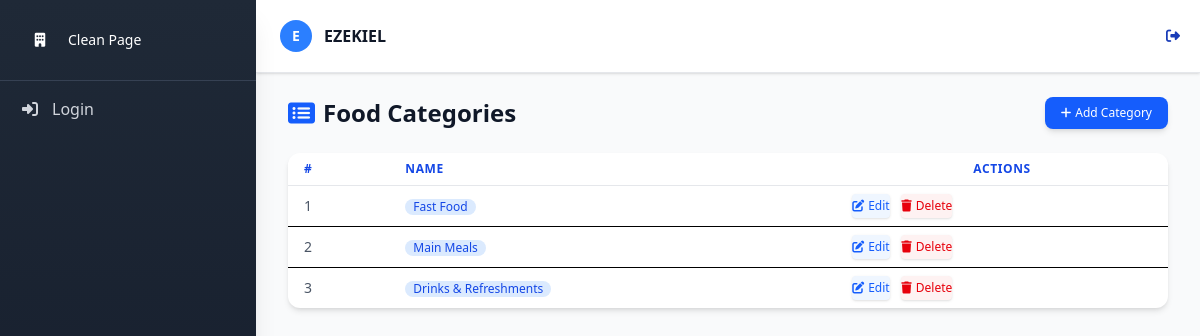
Screenshot of /Hotel/categories/ (signed in) with the database file from the repository.
### LaundryApp/models.py (models this page shows, shortened)
class UserProfile(AbstractUser):
    username = None
    email = models.EmailField(unique=True)
    USERNAME_FIELD = 'email'
    REQUIRED_FIELDS = []
    USER_TYPE_CHOICES = (
        ('admin', 'Admin'),
        ('staff', 'Staff'),
    )
    user_type = models.CharField(max_length=20, choices=USER_TYPE_CHOICES, db_index=True)
    objects = CustomUserManager()

### HotelApp/models.py (models this page shows, shortened)
class FoodCategory(models.Model):
    name = models.CharField(max_length=100, unique=True, db_index=True)

### HotelApp/views.py (the view)
# urls.py: path('categories/', views.category_list, name='category_list'),
@login_required
def category_list(request):
    try:
        categories = FoodCategory.objects.all()
        return render(request, 'food/category_list.html', {'categories': categories})
    except Exception as e:
        logger.error(f"Error loading category list: {str(e)}")
        messages.error(request, 'Error loading categories. Please try again.')
        return render(request, 'food/category_list.html', {'categories': []})

### HotelApp/templates/food/category_list.html (shortened to what this page needs)
{% extends 'base.html' %}
{% load static %}
{% block content %}
<div class="max-w-7xl mx-auto px-2 sm:px-4 lg:px-6 py-6">
    <div class="flex justify-between items-center mb-6">
        <h1 class="text-2xl font-bold text-gray-900 flex items-center">
            <i class="fas fa-list-alt text-blue-600 mr-2"></i> Food Categories
        </h1>
        <a href="{% url 'hotel:category_create' %}"
            class="inline-flex items-center px-4 py-2 bg-blue-600 hover:bg-blue-700 text-white text-xs font-medium rounded-lg shadow-md transition duration-200">
            <i class="fas fa-plus mr-1"></i>Add Category
        </a>
    </div>
    <div class="overflow-x-auto bg-white rounded-xl shadow-md">
        <table class="w-full text-sm divide-y divide-gray-200">
            <thead class="bg-gradient-to-r from-blue-50 to-blue-100">
                <tr>
                    <th class="px-4 py-2 text-left text-xs font-semibold text-blue-700 uppercase tracking-wider">#</th>
                    <th class="px-4 py-2 text-left text-xs font-semibold text-blue-700 uppercase tracking-wider">Name
                    </th>
                    <th class="px-4 py-2 text-right text-xs font-semibold text-blue-700 uppercase tracking-wider">
                        Actions</th>
                </tr>
            </thead>
            <tbody class="divide-y divide-gray-100">
                {% for category in categories %}
                <tr class="hover:bg-blue-50 transition duration-150">
                    <td class="px-4 py-2 text-gray-600">{{ forloop.counter }}</td>
                    <td class="px-4 py-2">
                        <span
                            class="inline-flex items-center px-2 py-0.5 text-xs font-medium rounded-full bg-blue-100 text-blue-700">
                            {{ category.name }}
                        </span>
                    </td>
                    <td class="px-4 py-2 text-right space-x-2">
                        <a href="{% url 'hotel:category_edit' category.pk %}"
                            class="inline-flex items-center px-2.5 py-1 text-xs font-medium text-blue-600 bg-blue-50 hover:bg-blue-100 rounded shadow-sm transition">
                            <i class="fas fa-edit mr-1"></i> Edit
                        </a>
                        <a href="{% url 'hotel:category_delete' category.pk %}"
                            class="inline-flex items-center px-2.5 py-1 text-xs font-medium text-red-600 bg-red-50 hover:bg-red-100 rounded shadow-sm transition">
                            <i class="fas fa-trash mr-1"></i> Delete
                        </a>
                    </td>
                </tr>
                {% endfor %}
            </tbody>
        </table>
    </div>
</div>
{% endblock %}

### LaundryApp/templates/base.html (shortened to what this page needs)
{% load static tailwind_tags %}
{% load static %}
<!DOCTYPE html>
<html lang="en">
<head>
    {% tailwind_css %}
    <link rel="stylesheet" href="https://cdnjs.cloudflare.com/ajax/libs/font-awesome/6.4.0/css/all.min.css">
    <link rel="stylesheet" href="{% static 'css/dist/styles.css' %}">
</head>
<body class="bg-gray-50 min-h-screen font-sans">
    <div id="sidebar"
        class="sidebar-gradient w-64 fixed top-0 left-0 h-full sidebar-transition z-50 shadow-xl sidebar-mobile-hidden lg:sidebar-mobile-visible">
        <div class="p-4 lg:p-6 border-b border-gray-700">
            <div class="flex items-center justify-between">
                <div class="flex items-center space-x-3">
                    <div class="w-8 h-8 rounded-lg flex items-center justify-center">
                        {% if user.is_authenticated and user.is_superuser %}
                        <div class="rounded-full shadow-xl flex items-center justify-center" style="width:40px;">
                            <img src="{% static 'logos/Clean-page-logo.png' %}" alt="Logo" class=" w-full rounded-full object-contain">
                        </div>
                        {% elif app_type == 'hotel' %}
                        <div class="rounded-full shadow-xl flex items-center justify-center" style="width:40px;">
                            <img src="{% static 'logos/Clean-page-logo.png' %}" alt="Logo" class=" w-full rounded-full object-contain">
                        </div>
                        {% elif app_type == 'laundry' %}
                    <div class="rounded-full shadow-xl flex items-center justify-center" style="width:40px;">
                        <img src="{% static 'logos/Clean-page-logo.png' %}" alt="Logo" class=" w-full rounded-full object-contain">
                    </div>
                        {% else %}
                        <i class="fas fa-building text-white text-sm"></i>
                        {% endif %}
                    </div>
                    <span class="text-white text-sm font-medium sidebar-header-text">
                        {% if user.is_authenticated and user.is_superuser %}
                        <div class="flex items-center space-x-3">
                            <p class="text-white,font-medium font-awesome sidebar-title">Clean Page</p>
                        </div>
                        {% elif app_type == 'hotel' %}
                        Hotel
                        {% elif app_type == 'laundry' %}
                        Clean Page
                        {% else %}
                        Clean Page
                        {% endif %}
                    </span>
                </div>
            </div>
        </div>
        <div class="sidebar-scrollable">
            <nav class="p-2 lg:p-4 space-y-1">
                {% if user.is_authenticated and user.is_superuser %}
                <a href="{% url 'laundry:dashboard' %}"
                    class="flex items-center space-x-3 px-3 py-2 lg:px-4 lg:py-3 text-gray-300 hover:bg-gray-700 hover:text-white rounded-lg transition-colors group"
                    title="Dashboard">
                    <i class="fas fa-tachometer-alt w-5 text-center"></i>
                    <span class="sidebar-text">Dashboard</span>
                </a>
                <a href="{% url 'laundry:laundryapp_dashboard' %}"
                    class="flex items-center space-x-3 px-3 py-2 lg:px-4 lg:py-3 text-gray-300 hover:bg-gray-700 hover:text-white rounded-lg transition-colors group"
                    title="Reports">
                    <i class="fas fa-chart-line w-5 text-center"></i>
                    <span class="sidebar-text">Reports</span>
                </a>
                <div class="dropdown-group" id="laundry-dropdown-group">
                    <div class="dropdown-toggle flex items-center space-x-3 px-3 py-2 lg:px-4 lg:py-3 text-gray-300 hover:bg-gray-700 hover:text-white rounded-lg transition-colors group cursor-pointer"
                        onclick="toggleDropdown('laundry-dropdown', 'laundry')">
                        <i class="fas fa-shirt w-5 text-center"></i>
                        <span class="sidebar-text flex-1">Laundry Shop</span>
                        <i class="fas fa-chevron-down text-xs transition-transform duration-300"></i>
                    </div>
                    <div id="laundry-dropdown" class="dropdown-content mt-1 space-y-1">
                        <a href="{% url 'laundry:Laundrydashboard' %}"
                            class="flex items-center space-x-3 px-3 py-2 text-gray-300 hover:bg-gray-700 hover:text-white rounded-lg transition-colors group"
                            title="Dashboard">
                            <i class="fas fa-tachometer-alt w-4 text-center"></i>
                            <span class="sidebar-text text-sm">Dashboard</span>
                        </a>
                        <a href="{% url 'laundry:createorder' %}"
                            class="flex items-center space-x-3 px-3 py-2 text-gray-300 hover:bg-gray-700 hover:text-white rounded-lg transition-colors group"
                            title="Create Order">
                            <i class="fas fa-plus-circle w-4 text-center"></i>
                            <span class="sidebar-text text-sm">Create Order</span>
                        </a>
                        <a href="{% url 'laundry:customordertable' %}"
                            class="flex items-center space-x-3 px-3 py-2 text-gray-300 hover:bg-gray-700 hover:text-white rounded-lg transition-colors group"
                            title="Orders">
                            <i class="fas fa-shopping-cart w-4 text-center"></i>
                            <span class="sidebar-text text-sm">Orders</span>
                        </a>
                        <a href="{% url 'laundry:customer_management' %}"
                            class="flex items-center space-x-3 px-3 py-2 text-gray-300 hover:bg-gray-700 hover:text-white rounded-lg transition-colors group"
                            title="Customers">
                            <i class="fas fa-users w-4 text-center"></i>
                            <span class="sidebar-text text-sm">Customers</span>
                        </a>
                    <a href="{% url 'laundry:expense_list' %}"
                        class="flex items-center space-x-3 px-3 py-2 lg:px-4 lg:py-3 text-gray-300 hover:bg-gray-700 hover:text-white rounded-lg transition-colors group"
                        title="Expenses">
                        <i class="fas fa-money-bill-wave w-5 text-center"></i>
                        <span class="sidebar-text">Expenses</span>
                    </a>
                    </div>
                </div>
                <div class="dropdown-group" id="hotel-dropdown-group">
                    <div class="dropdown-toggle flex items-center space-x-3 px-3 py-2 lg:px-4 lg:py-3 text-gray-300 hover:bg-gray-700 hover:text-white rounded-lg transition-colors group cursor-pointer"
                        onclick="toggleDropdown('hotel-dropdown', 'hotel')">
                        <i class="fas fa-hotel w-5 text-center"></i>
                        <span class="sidebar-text flex-1">Hotel</span>
                        <i class="fas fa-chevron-down text-xs transition-transform duration-300"></i>
                    </div>
                    <div id="hotel-dropdown" class="dropdown-content mt-1 space-y-1">
                        <a href="{% url 'hotel:category_list' %}"
                            class="flex items-center space-x-3 px-3 py-2 text-gray-300 hover:bg-gray-700 hover:text-white rounded-lg transition-colors group"
                            title="Categories">
                            <i class="fas fa-folder w-4 text-center"></i>
                            <span class="sidebar-text text-sm">Categories</span>
                        </a>
                        <a href="{% url 'hotel:food_item_list' %}"
                            class="flex items-center space-x-3 px-3 py-2 text-gray-300 hover:bg-gray-700 hover:text-white rounded-lg transition-colors group"
                            title="Food Items">
                            <i class="fas fa-hamburger w-4 text-center"></i>
                            <span class="sidebar-text text-sm">Food Items</span>
                        </a>
                        <a href="{% url 'hotel:create_order' %}"
                            class="flex items-center space-x-3 px-3 py-2 text-gray-300 hover:bg-gray-700 hover:text-white rounded-lg transition-colors group"
                            title="Create Order">
                            <i class="fas fa-plus-circle w-4 text-center"></i>
                            <span class="sidebar-text text-sm">Create Order</span>
                        </a>
                        <a href="{% url 'hotel:order_list' %}"
                            class="flex items-center space-x-3 px-3 py-2 text-gray-300 hover:bg-gray-700 hover:text-white rounded-lg transition-colors group"
                            title="Orders">
                            <i class="fas fa-receipt w-4 text-center"></i>
                            <span class="sidebar-text text-sm">Orders</span>
                        </a>
                        <a href="{% url 'hotel:expense_list' %}"
                            class="flex items-center space-x-3 px-3 py-2 lg:px-4 lg:py-3 text-gray-300 hover:bg-gray-700 hover:text-white rounded-lg transition-colors group"
                            title="Expenses">
                            <i class="fas fa-money-bill-wave w-5 text-center"></i>
                            <span class="sidebar-text">Expenses</span>
                        </a>
                    </div>
                </div>
                <a href="{% url 'laundry:user_management' %}"
                    class="flex items-center space-x-3 px-3 py-2 lg:px-4 lg:py-3 text-gray-300 hover:bg-gray-700 hover:text-white rounded-lg transition-colors group"
                    title="Site Management">
                    <i class="fas fa-cog w-5 text-center"></i>
                    <span class="sidebar-text">Site Management</span>
                </a>
                {% else %}
                <a href="{% url 'login' %}"
                    class="flex items-center space-x-3 px-3 py-2 lg:px-4 lg:py-3 text-gray-300 hover:bg-gray-700 hover:text-white rounded-lg transition-colors group"
                    title="Login">
                    <i class="fas fa-sign-in-alt w-5 text-center"></i>
                    <span class="sidebar-text">Login</span>
                </a>
                {% endif %}
            </nav>
        </div>
    </div>
    <div id="main-content"
        class="content-transition min-h-screen content-mobile-full {% if user.is_authenticated %}lg:ml-64{% endif %}">
        <header class="bg-white shadow-sm border-b border-gray-200">
            <div class="flex items-center justify-between px-4 py-3 lg:px-6 lg:py-4">
                <div class="flex items-center space-x-3 p-2">
                    <div class="flex items-center space-x-3">
                        <div class="relative">
                            <div class="w-8 h-8 lg:w-10 lg:h-10 bg-blue-500 rounded-full flex items-center justify-center">
                                <span class="text-white font-semibold text-sm lg:text-base">
                                    {{ user.first_name|first|upper|default:"U" }}
                                </span>
                            </div>
                        </div>
                        <div class="flex flex-col leading-tight">
                            <p class="font-semibold text-gray-900">
                                {{ user.first_name|default:"User" }}
                            </p>
                        </div>
                    </div>
                </div>
                {% if user.is_authenticated %}
                <form method="post" action="{% url 'logout' %}">
                    <button type="submit"
                        class="text-blue-800 hover:text-blue-600 text-sm lg:text-base bg-transparent border-0 cursor-pointer flex items-center">
                        <i class="fas fa-sign-out-alt mr-1"></i>
                    </button>
                </form>
                {% else %}
                <a href="{% url 'login' %}"
                    class="text-blue-800 hover:text-blue-600 text-sm lg:text-base bg-transparent border-0 cursor-pointer flex items-center">
                    <i class="fas fa-sign-in-alt mr-1"></i>
                    <span class="hidden sm:inline">Login</span>
                </a>
                {% endif %}
            </div>
        </header>
        <main class="p-4 lg:p-6">
            {% block content %}{% endblock %}
        </main>
    </div>
</body>
</html>

### rows the page displays
UserProfile: first_name|first "E", first_name "EZEKIEL"
FoodCategory: name "Fast Food"
FoodCategory: name "Main Meals"
FoodCategory: name "Drinks & Refreshments"
